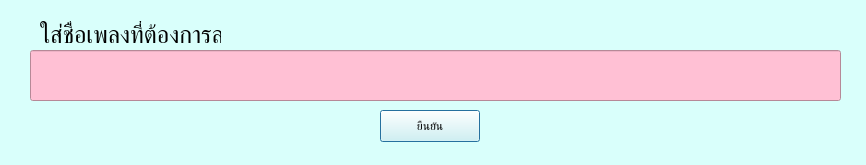
<?xml version="1.0" encoding="UTF-8"?>
<ui version="4.0">
 <class>Dialog</class>
 <widget class="QDialog" name="Dialog">
  <property name="geometry">
   <rect>
    <x>0</x>
    <y>0</y>
    <width>866</width>
    <height>165</height>
   </rect>
  </property>
  <property name="windowTitle">
   <string>Dialog</string>
  </property>
  <property name="styleSheet">
   <string notr="true">background-color: rgb(217, 255, 251);</string>
  </property>
  <widget class="QPushButton" name="summit_de_music">
   <property name="geometry">
    <rect>
     <x>380</x>
     <y>110</y>
     <width>100</width>
     <height>32</height>
    </rect>
   </property>
   <property name="text">
    <string>ยืนยัน</string>
   </property>
  </widget>
  <widget class="QLineEdit" name="name_music_de">
   <property name="geometry">
    <rect>
     <x>30</x>
     <y>50</y>
     <width>811</width>
     <height>51</height>
    </rect>
   </property>
   <property name="toolTip">
    <string>&lt;html&gt;&lt;head/&gt;&lt;body&gt;&lt;p&gt;&lt;br/&gt;&lt;/p&gt;&lt;/body&gt;&lt;/html&gt;</string>
   </property>
   <property name="whatsThis">
    <string>&lt;html&gt;&lt;head/&gt;&lt;body&gt;&lt;p/&gt;&lt;/body&gt;&lt;/html&gt;</string>
   </property>
   <property name="styleSheet">
    <string notr="true">font-size:20pt;background-color: rgb(255, 192, 212);
color: rgb(255, 16, 9);
</string>
   </property>
   <property name="text">
    <string/>
   </property>
  </widget>
  <widget class="QLabel" name="text_how_to_de_music">
   <property name="geometry">
    <rect>
     <x>40</x>
     <y>20</y>
     <width>181</width>
     <height>31</height>
    </rect>
   </property>
   <property name="styleSheet">
    <string notr="true">background-color: rgb(0, 0, 0, 0);</string>
   </property>
   <property name="text">
    <string>&lt;html&gt;&lt;head/&gt;&lt;body&gt;&lt;p&gt;&lt;span style=&quot; font-size:18pt;&quot;&gt;ใส่ชื่อเพลงที่ต้องการลบ&lt;/span&gt;&lt;/p&gt;&lt;/body&gt;&lt;/html&gt;</string>
   </property>
  </widget>
 </widget>
 <resources/>
 <connections/>
</ui>
